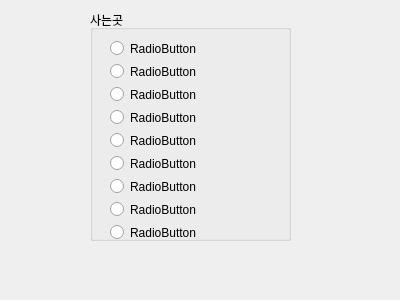
<?xml version="1.0" encoding="UTF-8"?>
<ui version="4.0">
 <class>Dialog</class>
 <widget class="QDialog" name="Dialog">
  <property name="geometry">
   <rect>
    <x>0</x>
    <y>0</y>
    <width>400</width>
    <height>300</height>
   </rect>
  </property>
  <property name="windowTitle">
   <string>Dialog</string>
  </property>
  <widget class="QGroupBox" name="groupBox">
   <property name="enabled">
    <bool>true</bool>
   </property>
   <property name="geometry">
    <rect>
     <x>90</x>
     <y>10</y>
     <width>201</width>
     <height>231</height>
    </rect>
   </property>
   <property name="title">
    <string>사는곳</string>
   </property>
   <widget class="QWidget" name="">
    <property name="geometry">
     <rect>
      <x>20</x>
      <y>30</y>
      <width>151</width>
      <height>201</height>
     </rect>
    </property>
    <layout class="QVBoxLayout" name="verticalLayout">
     <item>
      <widget class="QRadioButton" name="groupBox_rbtn_1">
       <property name="text">
        <string>RadioButton</string>
       </property>
      </widget>
     </item>
     <item>
      <widget class="QRadioButton" name="groupBox_rbtn_2">
       <property name="text">
        <string>RadioButton</string>
       </property>
      </widget>
     </item>
     <item>
      <widget class="QRadioButton" name="groupBox_rbtn_3">
       <property name="text">
        <string>RadioButton</string>
       </property>
      </widget>
     </item>
     <item>
      <widget class="QRadioButton" name="groupBox_rbtn_4">
       <property name="text">
        <string>RadioButton</string>
       </property>
      </widget>
     </item>
     <item>
      <widget class="QRadioButton" name="groupBox_rbtn_5">
       <property name="text">
        <string>RadioButton</string>
       </property>
      </widget>
     </item>
     <item>
      <widget class="QRadioButton" name="groupBox_rbtn_6">
       <property name="text">
        <string>RadioButton</string>
       </property>
      </widget>
     </item>
     <item>
      <widget class="QRadioButton" name="groupBox_rbtn_7">
       <property name="text">
        <string>RadioButton</string>
       </property>
      </widget>
     </item>
     <item>
      <widget class="QRadioButton" name="groupBox_rbtn_8">
       <property name="text">
        <string>RadioButton</string>
       </property>
      </widget>
     </item>
     <item>
      <widget class="QRadioButton" name="groupBox_rbtn_9">
       <property name="text">
        <string>RadioButton</string>
       </property>
      </widget>
     </item>
    </layout>
   </widget>
  </widget>
 </widget>
 <resources/>
 <connections/>
</ui>
